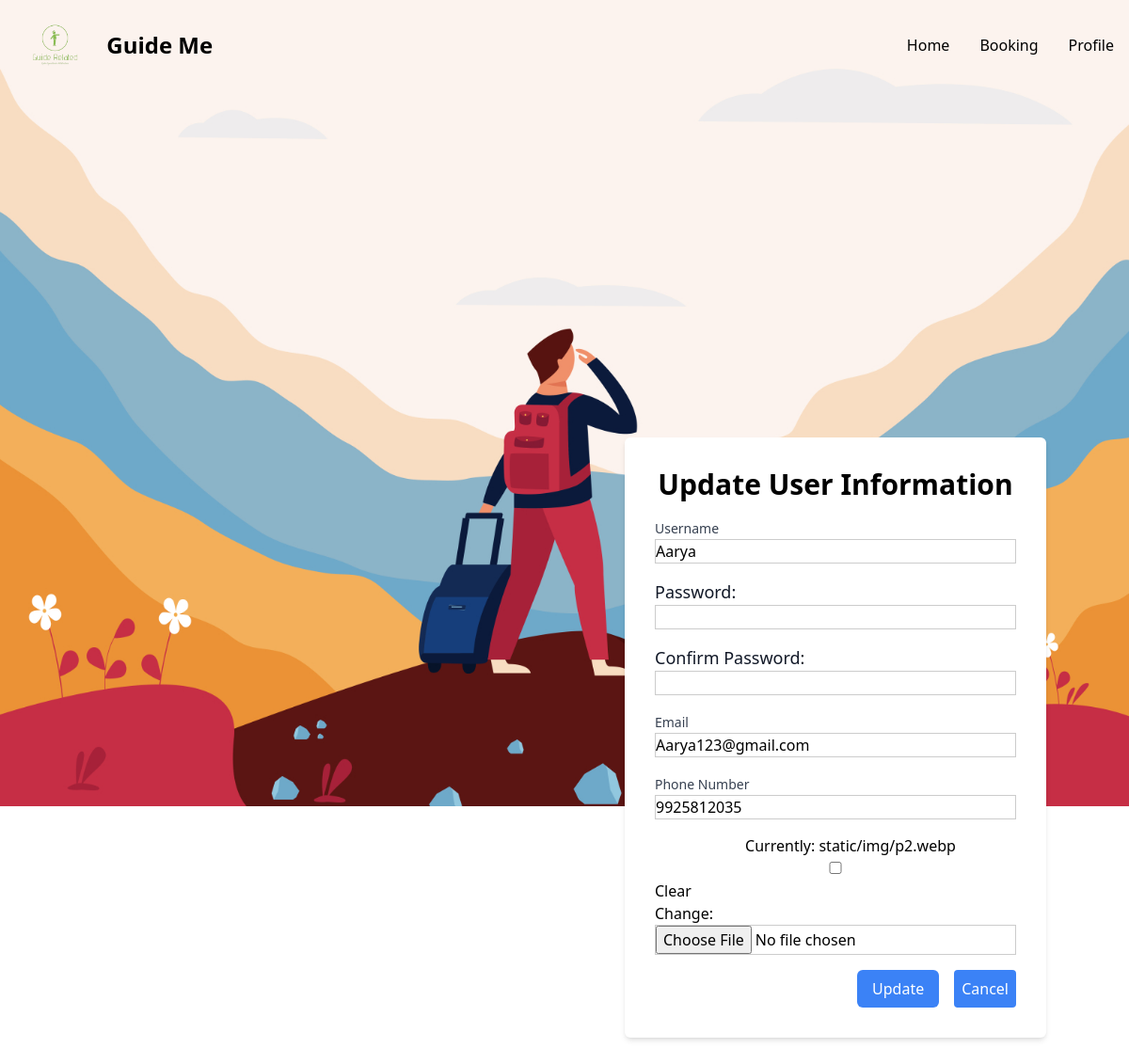
/update_user_info/ (signed in), run on the app's committed database.
### myapp/models.py (models this page shows)
class User(AbstractUser):
    email = models.EmailField()
    userType = models.CharField(
        max_length = 20,
        choices = User_Choices,
        default = "user",
    )
    profile_picture = models.ImageField(upload_to='static/img', blank=True, null=True)
    phone_number = models.CharField(max_length=15, blank=True)

### myapp/views.py (the view)
# urls.py: path('update_user_info/', views.update_user_info, name='update_user_info'),
def update_user_info(request):
    user = request.user
    if request.method == 'POST':
        form = CustomUserCreationForm(request.POST, instance=user)
        print(form.errors)
        if form.is_valid():
            user = form.save()
            login(request, user)
            messages.success(request, 'User information updated successfully')
            return redirect('home')
        else:
            messages.error(request, 'Invalid user information')
    else:
        form = CustomUserCreationForm(instance=user)
    return render(request, 'update_user_info.html', {'form': form})

### myapp/forms.py (shortened to what this page needs)
class CustomUserCreationForm(UserCreationForm):
    class Meta(UserCreationForm.Meta):
        model = User
        fields = UserCreationForm.Meta.fields + ('email', 'userType', 'phone_number', 'profile_picture')
    def __init__(self, *args, **kwargs):
        super().__init__(*args, **kwargs)
        self.fields['userType'].required = False

### templates/update_user_info.html (shortened to what this page needs)
{% extends 'base.html' %}
{% block content %}
<div class="flex flex-col justify-center items-end min-h-screen ">
        <div class="bg-white dark:bg-gray-800 p-8 rounded-md shadow-md max-w-md w-full space-y-4">
            <h1 class="text-3xl font-bold mb-4 text-center dark:text-white">Update User Information</h1>
            <form method="post" enctype="multipart/form-data" class="space-y-4">
                <div>
                    <label for="{{ form.username.id_for_label }}" class=" dark:text-white inline-block text-sm font-medium text-gray-700">Username  </label>
                    {{ form.username }}
                </div>
                <div class="mb-4">
                    <label for="{{ form.password1.id_for_label }}" class="inline-block text-sm font-medium text-gray-900 md:text-lg dark:text-white">Password:</label>
                    {{ form.password1 }}
                </div>
                <div class="mb-4">
                    <label for="confirm_password" class="inline-block text-sm font-medium text-gray-900 md:text-lg dark:text-white">Confirm Password:</label>
                    {{ form.password2 }}
                </div>
                <div>
                    <label for="{{ form.email.id_for_label }}" class="inline-block text-sm font-medium dark:text-white text-gray-700">Email   </label>
                    {{ form.email }}
                </div>
                <div>
                    <label for="{{ form.phone_number.id_for_label }}" class="inline-block dark:text-white text-sm font-medium text-gray-700">Phone Number</label>
                    {{ form.phone_number }}
                </div>
                <div>
                    <label for="{{ form.profile_picture.id_for_label }}" class="dark:text-white inline-block text-sm font-medium text-white">Profile Picture</label>
                    {{ form.profile_picture }}
                </div>
                <div class="flex items-center justify-end">
                    <button type="submit" class="bg-blue-500 text-white px-4 py-2 rounded-md">Update</button>
                    <a href="{% url 'User_Profile' %}" class="ml-4 hover:underline bg-blue-500 p-2 text-white rounded">Cancel</a>
                </div>
            </form>
        </div>
    </div>
{% endblock %}

### static/index.css (style rules this page uses)
input { width: 100%; padding: 12px 20px; margin: 8px 0; display: inline-block; border: 1px solid #ccc; box-sizing: border-box; }

### templates/update_user_info.html (style rules this page uses)
body { background-image: url(/static/img/pgbg.jpg); background-size: cover; background-position: center; background-repeat: no-repeat; height: 100vh; }

### data on the page
User: username "Aarya", email "Aarya123@gmail.com", phone_number "9925812035"
